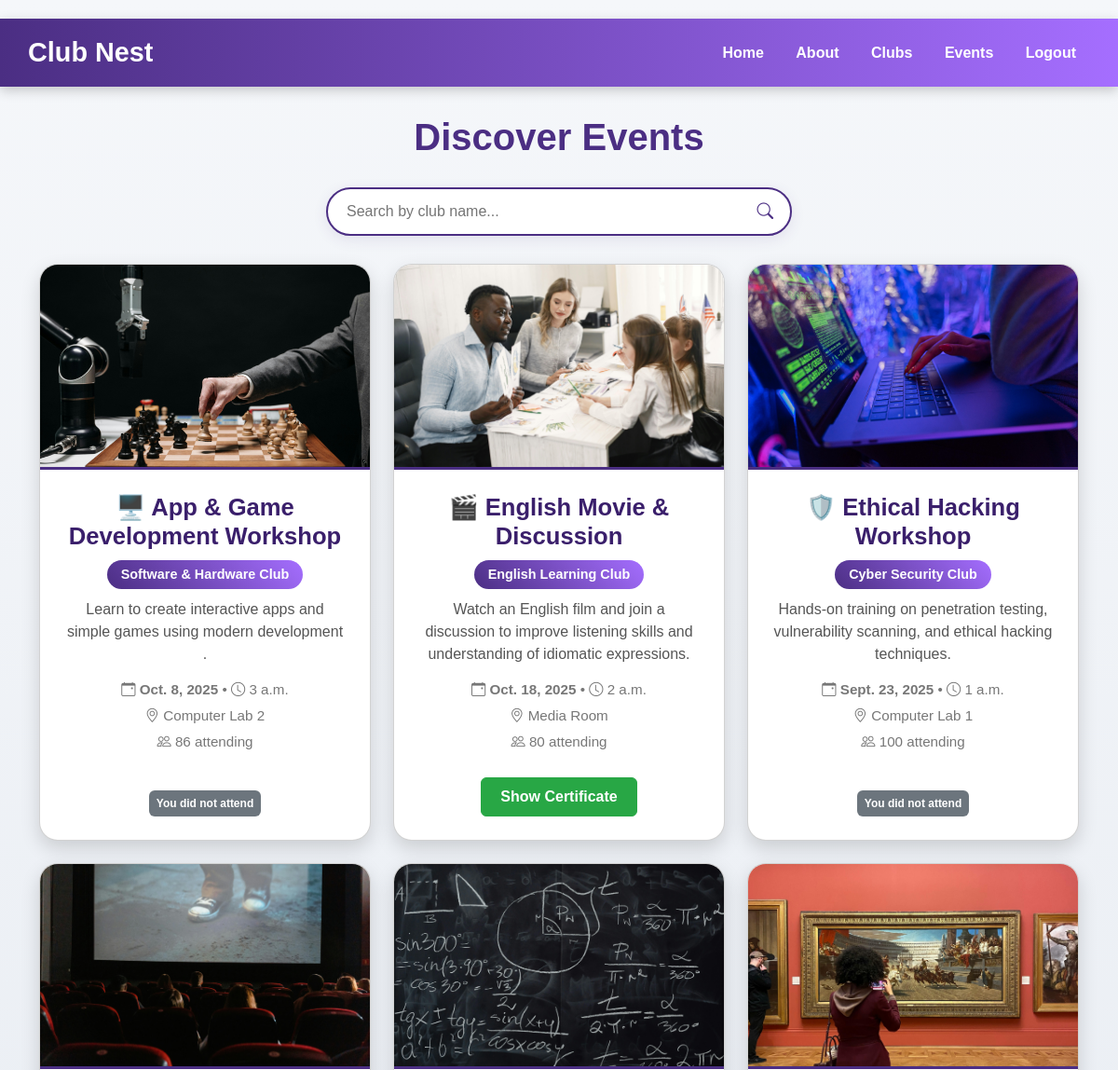
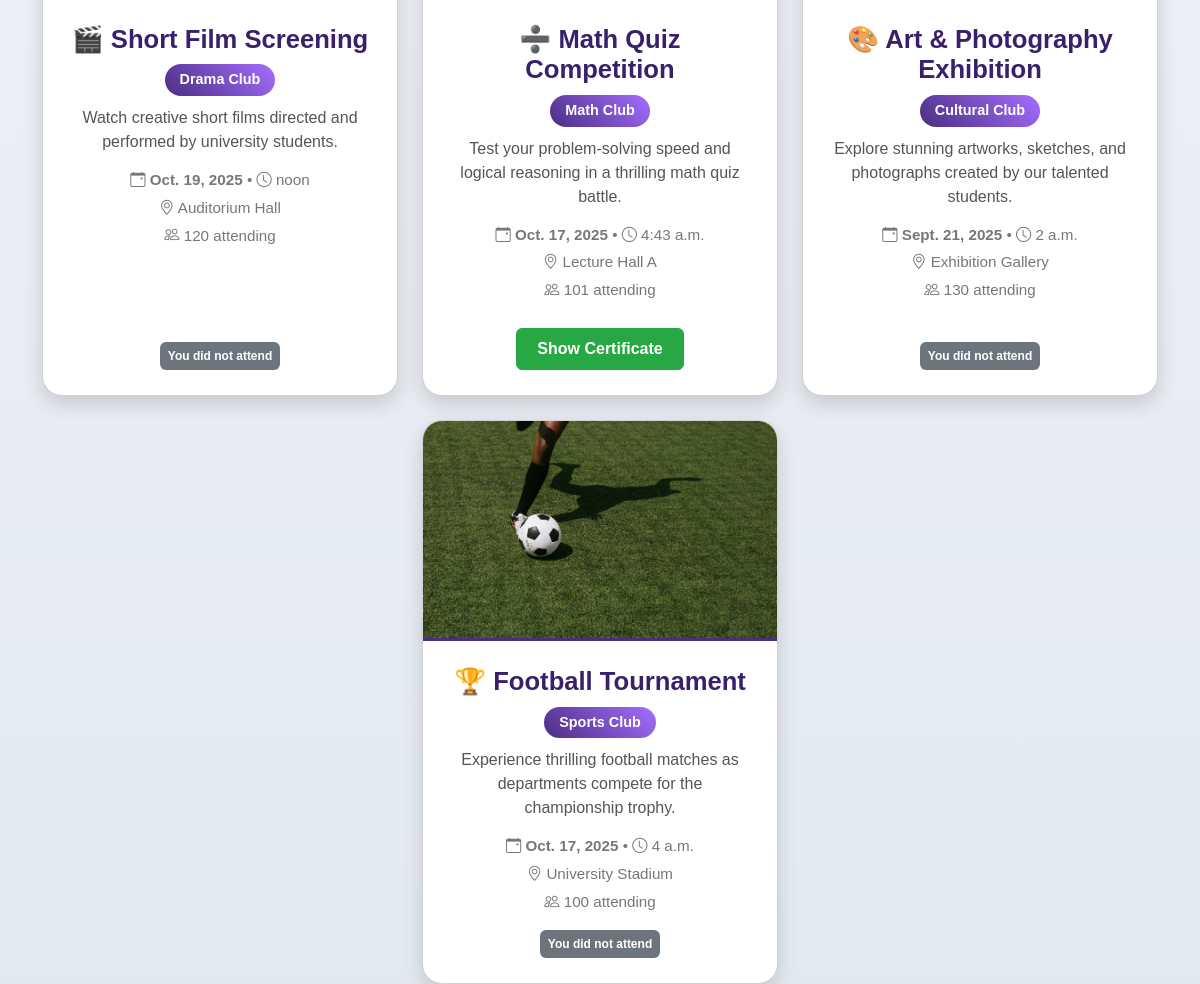
Page /clubnest/events/ (signed in) on the committed database (2 pictures, top to bottom).
### ClubNest/models.py (models this page shows, shortened)
class Event(models.Model):
    CATEGORY_CHOICES = [
        ('sport', 'Sport'),
        ('cultural', 'Cultural'),
        ('math', 'Math'),
        ('drama', 'Drama'),
        ('cybersecurity', 'Cyber Security'),
        ('software-hardware', 'Software & Hardware'),
        ('english-learning', 'English Learning'),
        ('debating-speaking', 'Debating & Public Speaking'),
        ('other', 'Other'),
    ]
    title = models.CharField(max_length=200)
    society = models.CharField(max_length=100, blank=True, null=True)
    description = models.TextField()
    date = models.DateField()
    time = models.TimeField()
    location = models.CharField(max_length=200)
    attendees = models.PositiveIntegerField(default=0)
    category = models.CharField(max_length=50, choices=CATEGORY_CHOICES, default='other')
    image = models.ImageField(upload_to='event_images/')
    club = models.ForeignKey(Club, on_delete=models.CASCADE, blank=True, null=True, help_text="Event organizing club")

### ClubNest/views.py (the view)
# urls.py: path('events/', views.events_page, name="events_page"),
def events_page(request):
    today = date.today()
    user = request.user if request.user.is_authenticated else None
    query = request.GET.get('q', '').strip()
    if query:
        events = Event.objects.filter(society__icontains=query)
    else:
        events = Event.objects.all()
    events_status = []
    for event in events:
        joined = attended = False
        participation_id = None
        if user:
            participation = Participation.objects.filter(event=event, user=user).first()
            if participation:
                joined = True
                participation_id = participation.id
                if event.date < today:
                    attended = participation.attended
        events_status.append({
            'event': event,
            'joined': joined,
            'attended': attended,
            'participation_id': participation_id
        })
    return render(request, 'events.html', {
        'events_status': events_status,
        'today': today,
        'query': query
    })

### templates/events.html (shortened to what this page needs)
{% load static %}
<!DOCTYPE html>
<html lang="en">
<head>
  <link href="https://cdn.jsdelivr.net/npm/bootstrap@5.3.0/dist/css/bootstrap.min.css" rel="stylesheet">
  <link href="https://cdn.jsdelivr.net/npm/bootstrap-icons@1.10.5/font/bootstrap-icons.css" rel="stylesheet">
</head>
<body>
<header>
  <div class="logo">Club Nest</div>
  <nav>
    <a href="{% url 'home' %}">Home</a>
    <a href="{% url 'about_us' %}">About</a>
    <a href="{% url 'club_list' %}">Clubs</a>
    <a href="{% url 'events_page' %}">Events</a>
    {% if user.is_authenticated %}
      <a href="{% url 'logout' %}">Logout</a>
    {% else %}
      <a href="{% url 'signin' %}">Login</a>
    {% endif %}
  </nav>
</header>
<div class="container">
  <h2 class="text-center mb-3">Discover Events</h2>
  <div class="search-container">
    <input type="text" id="clubSearch" class="search-input" placeholder="Search by club name..." value="{{ query }}">
    <i class="bi bi-search search-icon"></i>
  </div>
  <div class="row g-4 justify-content-center" id="eventsGrid">
    {% for es in events_status %}
    {% with event=es.event %}
    <div class="col-lg-4 col-md-6 event-item"
         data-club="{% if event.society %}{{ event.society|lower }}{% endif %}">
      <div class="card event-card">
        {% if event.image %}
          <img src="{{ event.image.url }}" class="event-image" alt="{{ event.title }}">
        {% else %}
          <img src="{% static 'images/default-event.jpg' %}" class="event-image" alt="Default Event Image">
        {% endif %}
        <div class="card-body">
          <div>
            <h5 class="card-title">{{ event.title }}</h5>
            {% if event.society %}
              <div class="club-name">{{ event.society }}</div>
            {% endif %}
            <p class="card-text">{{ event.description|truncatewords:25 }}</p>
            <div class="event-icons mb-3">
              <p><i class="bi bi-calendar-event"></i> <b>{{ event.date }}</b> • <i class="bi bi-clock"></i> {{ event.time }}</p>
              <p><i class="bi bi-geo-alt"></i> {{ event.location }}</p>
              <p><i class="bi bi-people"></i> {{ event.attendees }} attending</p>
            </div>
          </div>
          <div>
            {% if request.user.is_authenticated %}
              {% if event.date >= today %}
                {% if not es.joined %}
                  <a href="{% url 'join_event' event.id %}" class="btn btn-dark">Join Event</a>
                {% else %}
                  <span class="badge bg-success p-2">Joined</span>
                {% endif %}
              {% else %}
                {% if es.attended %}
                  <a href="{% url 'view_certificate' es.participation_id %}" class="btn btn-success">Show Certificate</a>
                {% else %}
                  <span class="badge bg-secondary p-2">You did not attend</span>
                {% endif %}
              {% endif %}
            {% else %}
              <a href="{% url 'signin' %}" class="btn btn-dark">Login to Join</a>
            {% endif %}
          </div>
        </div>
      </div>
    </div>
    {% endwith %}
    {% empty %}
      <div class="no-events">
        <i class="bi bi-calendar-x" style="font-size: 3rem; margin-bottom: 15px;"></i>
        <p>No events available at the moment.</p>
      </div>
    {% endfor %}
  </div>
</div>
</body>
</html>

### templates/events.html (style rules this page uses)
html, body { margin: 0; padding: 0; }
header { display: flex; justify-content: space-between; align-items: center; padding: 15px 30px; background: linear-gradient(90deg, #4b2e83, #a56eff); color: white; position: sticky; top: 0; z-index: 999; box-shadow: 0 4px 12px rgba(0,0,0,0.2); }
header .logo { font-size: 1.8rem; font-weight: 700; color: #fff; }
header nav a { margin: 0 15px; text-decoration: none; color: #fff; font-weight: 600; transition: color 0.3s; }
body { background: linear-gradient(to bottom, #f5f7fa, #e4e9f0); font-family: 'Arial', sans-serif; padding-top: 20px; }
h2 { font-size: 2.5rem; font-weight: 700; color: #4b2e83; margin-top: 30px; }
.search-container { max-width: 500px; margin: 30px auto; position: relative; }
.search-input { width: 100%; padding: 12px 45px 12px 20px; border: 2px solid #4b2e83; border-radius: 50px; font-size: 1rem; box-shadow: 0 4px 15px rgba(75, 46, 131, 0.1); transition: all 0.3s ease; }
.search-icon { position: absolute; right: 20px; top: 50%; transform: translateY(-50%); color: #4b2e83; font-size: 1.1rem; }
.row.g-4.justify-content-center > .col-lg-4, .row.g-4.justify-content-center > .col-md-6 { display: flex; }
.event-card { border-radius: 20px; overflow: hidden; box-shadow: 0 8px 20px rgba(0,0,0,0.15); transition: transform 0.3s, box-shadow 0.3s; background: #ffffff; display: flex; flex-direction: column; flex: 1; }
.event-image { height: 220px; object-fit: cover; width: 100%; border-bottom: 3px solid #4b2e83; }
.card-body { padding: 25px; text-align: center; flex: 1; display: flex; flex-direction: column; justify-content: space-between; }
.card-title { font-size: 1.6rem; font-weight: 700; color: #3a1f6b; margin-bottom: 10px; }
.club-name { background: linear-gradient(45deg, #4b2e83, #a56eff); color: white; padding: 5px 15px; border-radius: 20px; font-size: 0.9rem; font-weight: 600; display: inline-block; margin-bottom: 10px; }
.card-text { font-size: 1rem; color: #555555; margin-bottom: 15px; }
.event-icons p { font-size: 0.95rem; color: #777777; margin: 5px 0; }
.btn-success { background-color: #28a745; border-color: #28a745; font-weight: 600; font-size: 1rem; padding: 8px 20px; margin-top: 10px; }

### rows in the picture
Event: event.image (picture), event "🖥️ App & Game Development Workshop", event.society "Software & Hardware Club", event.description "Learn to create interactive apps and simple games using modern development .", event "Oct. 8, 2025", event.time "3 a.m.", event.location "Computer Lab 2", event.attendees "86", shows "You did not attend"
Event: event.image (picture), event "🎬 English Movie & Discussion", event.society "English Learning Club", event.description "Watch an English film and join a discussion to improve listening skills and understanding of idiomatic expressions.", event "Oct. 18, 2025", event.time "2 a.m.", event.location "Media Room", event.attendees "80", shows "Show Certificate"
Event: event.image (picture), event "🛡️ Ethical Hacking Workshop", event.society "Cyber Security Club", event.description "Hands-on training on penetration testing, vulnerability scanning, and ethical hacking techniques.", event "Sept. 23, 2025", event.time "1 a.m.", event.location "Computer Lab 1", event.attendees "100", shows "You did not attend"
Event: event.image (picture), event "🎬 Short Film Screening", event.society "Drama Club", event.description "Watch creative short films directed and performed by university students.", event "Oct. 19, 2025", event.time "noon", event.location "Auditorium Hall", event.attendees "120", shows "You did not attend"
Event: event.image (picture), event "➗ Math Quiz Competition", event.society "Math Club", event.description "Test your problem-solving speed and logical reasoning in a thrilling math quiz battle.", event "Oct. 17, 2025", event.time "4:43 a.m.", event.location "Lecture Hall A", event.attendees "101", shows "Show Certificate"
Event: event.image (picture), event "🎨 Art & Photography Exhibition", event.society "Cultural Club", event.description "Explore stunning artworks, sketches, and photographs created by our talented students.", event "Sept. 21, 2025", event.time "2 a.m.", event.location "Exhibition Gallery", event.attendees "130", shows "You did not attend"
Event: event.image (picture), event "🏆 Football Tournament", event.society "Sports Club", event.description "Experience thrilling football matches as departments compete for the championship trophy.", event "Oct. 17, 2025", event.time "4 a.m.", event.location "University Stadium", event.attendees "100", shows "You did not attend"
